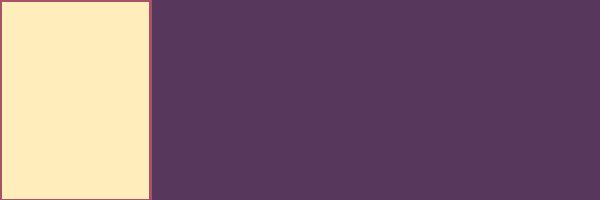
Frame 1 (no input)
Frame 60 (the mouse pressed at the canvas centre just before this capture): identical to frame 1, image omitted
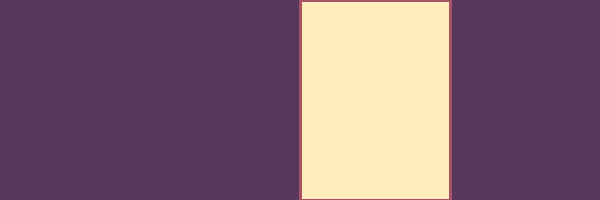
Frame 120 (the mouse held since frame 60 and released just before this capture)

The Processing sketch that drew these frames (run headless with seeded random() and noise(); from frame 60 on, the mouse is pressed at the canvas centre):

// Processing sketch: processing_171030
// ── processing_171030.pde

void setup ()
{
  size (600, 200);
  smooth();
}

void draw ()
{
  background (#57385c);

  // Eingabe und Verarbeitung
  boolean zeichneRechteck1 = mouseX < width *0.25;
  boolean zeichneRechteck2 = mouseX < width *0.5;
  boolean zeichneRechteck3 = mouseX < width *0.75;


  // Ausgabe

  /* farbe */
  fill (#ffedbc);
  stroke (#A75265);
  strokeWeight (3);

  /* rechteck */
  if (zeichneRechteck1)
  {
    rect (0, 0, width *0.25, height);
  } else if (zeichneRechteck2)
  {
    rect (width *0.25, 0, width *0.25, height);
  } else if (zeichneRechteck3)
  {
    rect (width*0.50, 0, width *0.25, height);
  } else
  {
    rect (width *0.75, 0, width *0.25, height);
  }
}
